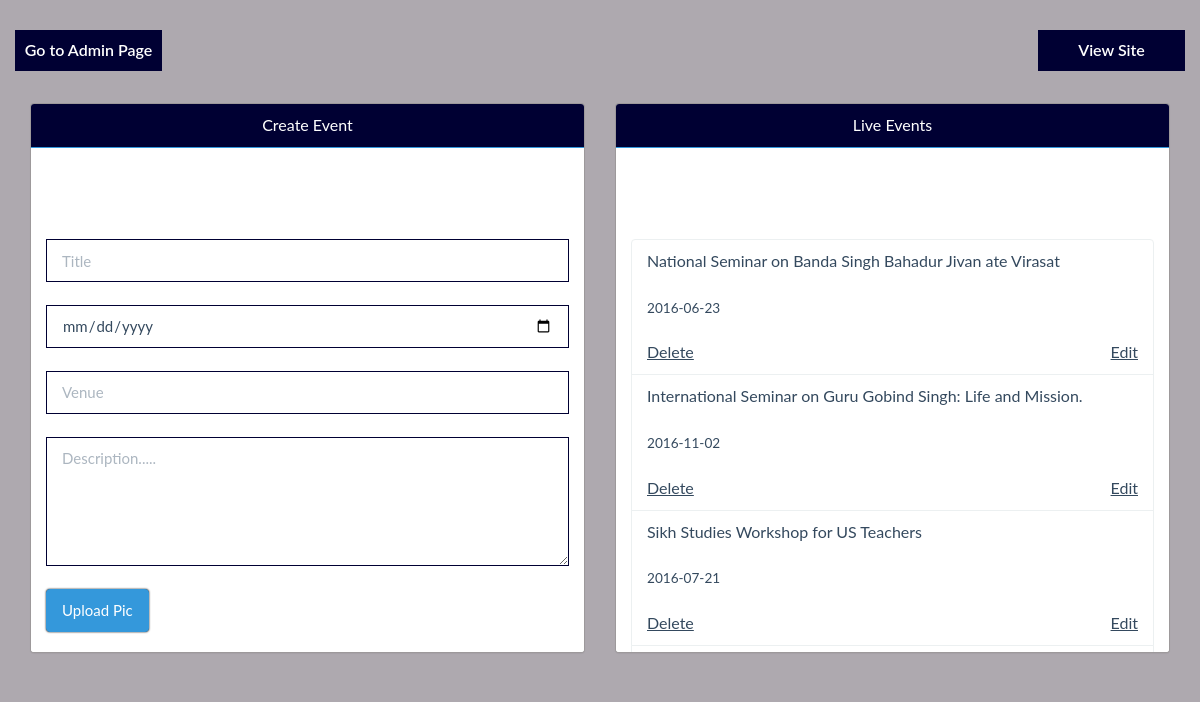
Before: /admin/create_event.php (signed in) with the older database file.
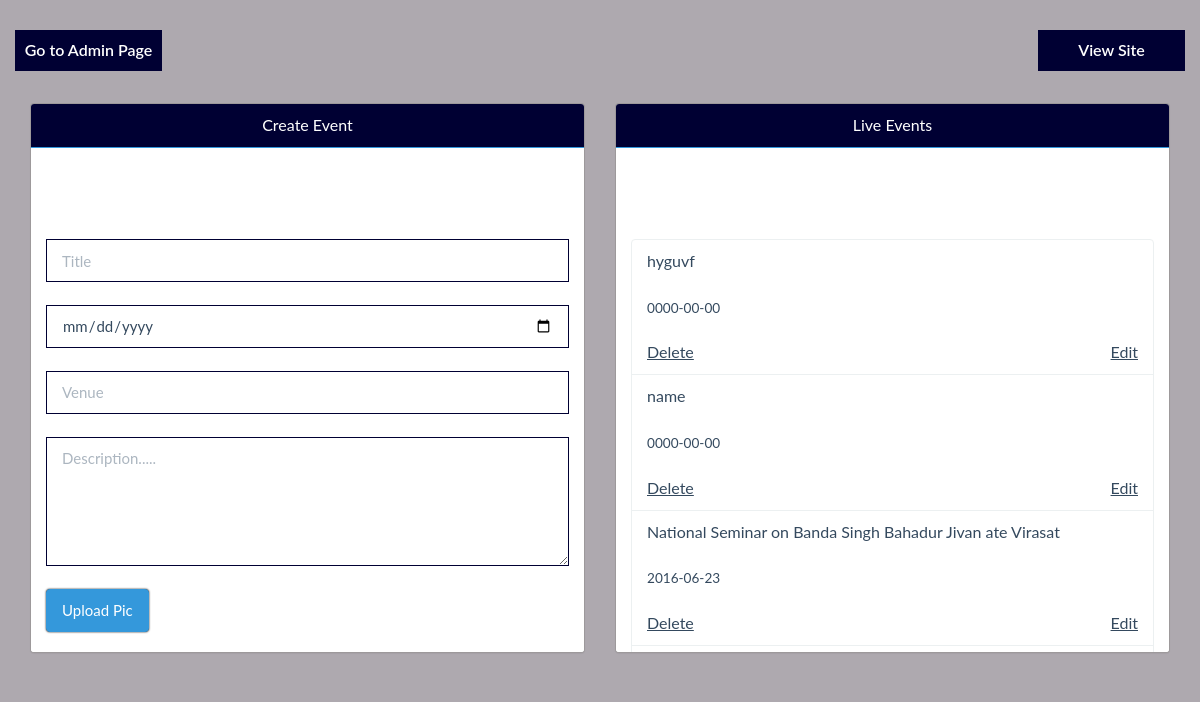
After: the same page with the newer database file.
### tables this page shows
CREATE TABLE `gyananjan_events` (
  `id` int(11) NOT NULL,
  `title` varchar(141) NOT NULL,
  `date` date NOT NULL,
  `venue` varchar(51) NOT NULL,
  `imgname` varchar(151) NOT NULL,
  `description` varchar(4000) NOT NULL
);

### admin/create_event.php (the view, shortened to what this page needs)
<?php
$rsp="";
$alertype="";
$dmsg="";
$dalert="";
?>
    <?php include 'includes/meta.php';  ?>
        <?php
        include 'includes/css.php';
    ?>
            <body>
                <div class="container">
                    <div class="nav">
                        <a href="../admin"><span class="pull-left text-center">Go to Admin Page</span></a>
                        <a href="../"><span class="pull-right text-center">View Site</span></a>
                    </div>
                    <div class="col-md-6">
                        <div class="panel panel-info">
                            <div class="panel-heading text-center">Create Event</div>
                            <div class="panel-body">
                                <div id="alert" class="alert alert-<?php echo $alertype;?>" aria-hidden="true" role="alert">
                                    <span class="sr-only" style="position:relative">  <?php echo $rsp; ?></span></div>
                                <form action="" method="POST">
                                    <input type="text" name="title" class="form-control" placeholder="Title" autofocus>
                                    <br>
                                    <input type="date" name="date" class="form-control" placeholder="Date">
                                    <br>
                                    <input type="text" name="venue" class="form-control" placeholder="Venue">
                                    <br>
                                    <textarea name="desc" rows="5" class="form-control" maxlength="140" placeholder="Description....."></textarea>
                                    <br>
                                    <div class="btn btn-info" data-toggle="modal" data-target="#picup">Upload Pic
                                    </div>
                                </form>
                            </div>
                        </div>
                    </div>
                    <div class="col-md-6">
                        <div class="panel panel-info">
                            <div class="panel-heading text-center">Live Events</div>
                            <div class="panel-body">
                                <div id="alert" class="alert alert-<?php echo $dalert;?>" aria-hidden="true" role="alert">
                                    <span class="sr-only" style="position:relative">  <?php echo $dmsg; ?></span></div>
                                <ul class="list-group">
                                    <?php
                    $sql = "SELECT title, date,id FROM gyananjan_events ORDER BY id DESC";
                    $run = $db->query($sql);
                    if ($run->num_rows > 0) {
                        while($row = $run->fetch_assoc()) {
                            echo"<li class='list-group-item'>".$row['title']."<br><small><br>".$row['date']."</small><br><br><a href='?del=".$row['id']."'>Delete</a><a class='pull-right' href='edit_event?edit=".$row['id']."'>Edit</a></li>";
                        }
                    }
                    else {
                        echo "<h5 class='no_event text-center'>List is Empty</h5>";
                    }
                ?>
                                </ul>
                            </div>
                        </div>
                    </div>
            </body>
            </html>

Changed rows visible on the page:
no longer on this page (row unchanged): gyananjan_events: title "International Seminar on Guru Gobind Singh: Life and Mission.", date "2016-11-02"
no longer on this page (row unchanged): gyananjan_events: title "Sikh Studies Workshop for US Teachers", date "2016-07-21"
added gyananjan_events: title "hyguvf", date "0000-00-00"
added gyananjan_events: title "name", date "0000-00-00"
